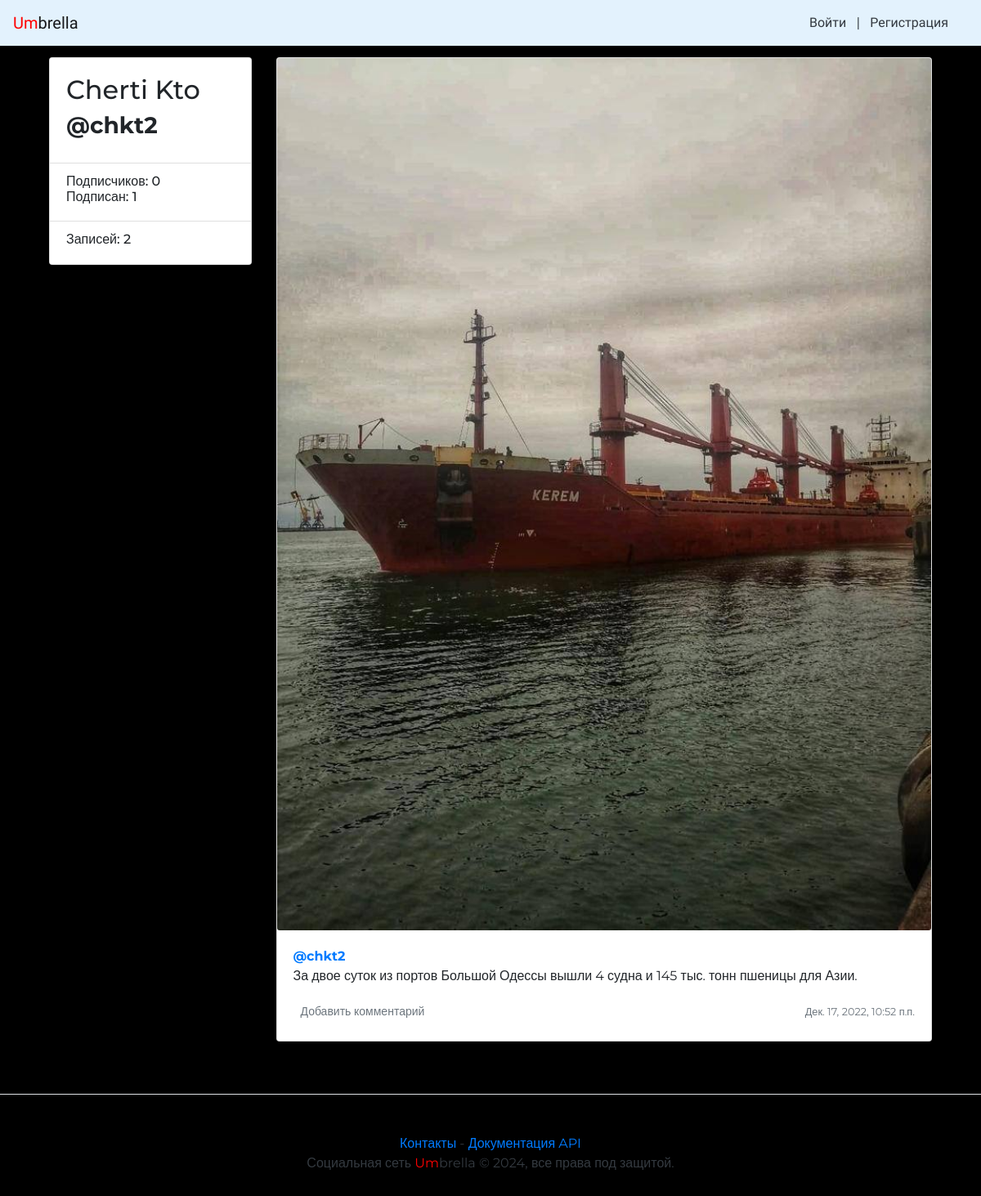
Page /chkt2/87/ on the earlier database version.
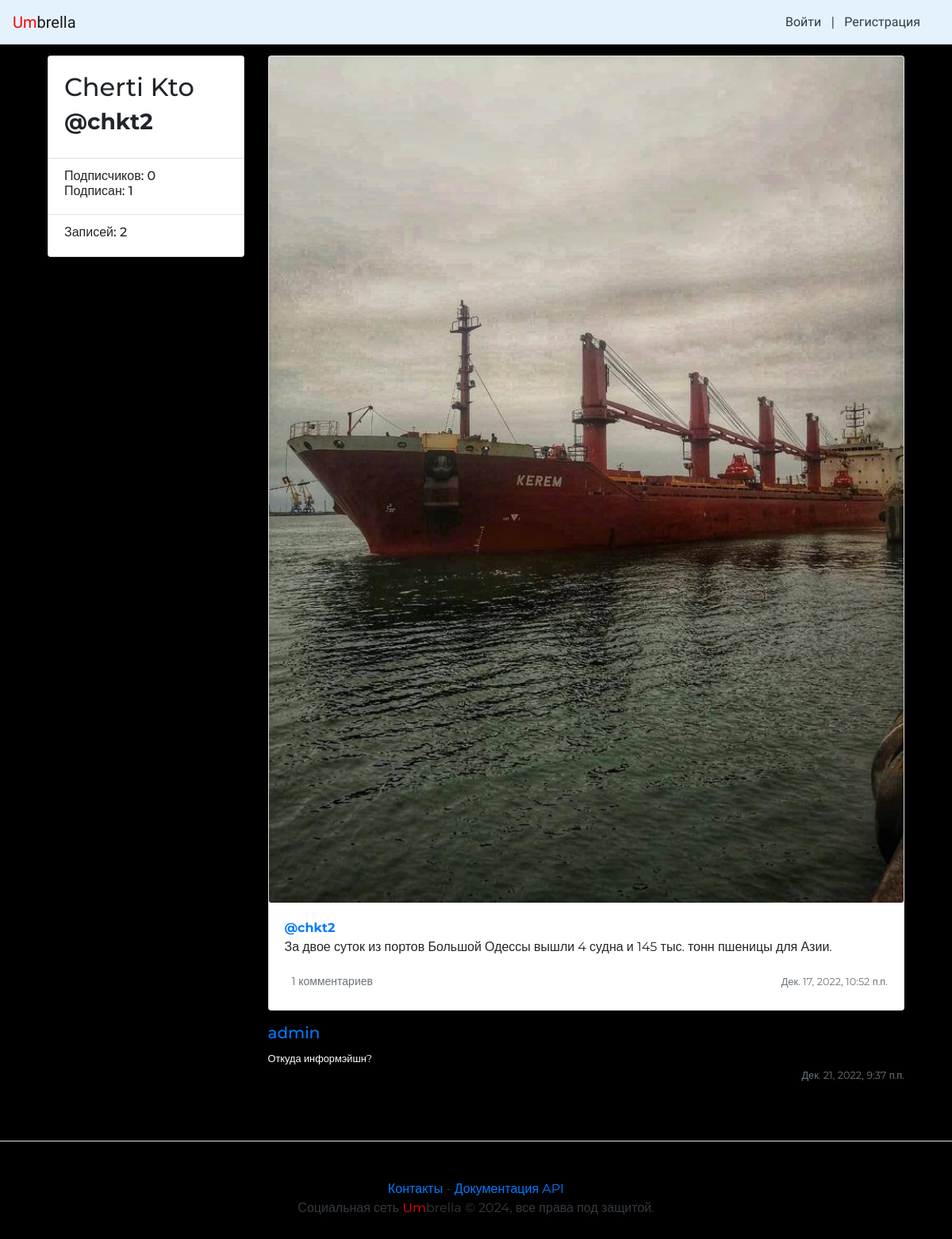
Same page on the later database version.
### posts/models.py (models this page shows, shortened)
class Post(models.Model):
    author = models.ForeignKey(to=User, on_delete=models.CASCADE, related_name='posts')
    group = models.ForeignKey(to=Group, on_delete=models.CASCADE, related_name='posts', blank=True, null=True,
                              verbose_name='Группа')
    text = models.TextField(help_text='Содержимое новой записи',
                            verbose_name='Текст')
    pub_date = models.DateTimeField('Publication date', auto_now_add=True)
    image = models.ImageField(upload_to='posts/', blank=True, null=True,
                              verbose_name='Изображение')

class Comment(models.Model):
    post = models.ForeignKey(Post, on_delete=models.CASCADE, related_name='comments')
    author = models.ForeignKey(User, on_delete=models.CASCADE, related_name='comments')
    text = models.TextField()
    created = models.DateTimeField('Publication date', auto_now_add=True)
    class Meta:
        ordering = ['-created']

### posts/views.py (the view)
# urls.py: path('<str:username>/<int:post_id>/', views.post_view, name='post'),
def post_view(request, username, post_id):
    profile_user = get_object_or_404(User, username=username)
    posts = Post.objects.filter(author=profile_user)
    posts_count = posts.count()
    post = Post.objects.get(id=post_id)
    comments = Comment.objects.filter(post=post)  # get a queryset of comments for a post
    form = CommentForm()
    followings_count = profile_user.follower.count()
    followers_count = profile_user.following.count()
    return render(request, 'post.html', {'profile_user': profile_user,
                                         'posts_count': posts_count,
                                         'post': post,
                                         'items': comments,
                                         'form': form,
                                         'followers': followers_count,
                                         'followings': followings_count})

### umbrella/context_processors/common.py (called while the page is built)
def year(request):
    now_year = dt.datetime.now().year
    return {
        'year': now_year
    }

### posts/templates/post.html (shortened to what this page needs)
{% extends "base.html" %}
{% block content %}
<main role="main" class="container">
    <div class="row">
        <div class="col-md-3 mb-3 mt-1">
            <div class="card">
                <div class="card-body">
                    <div class="h2">
                        {{ profile_user.first_name }} {{ profile_user.last_name }}
                    </div>
                    <div class="h3 text" style="font-weight: bold">
                        @{{ profile_user.username }}
                    </div>
                </div>
                <ul class="list-group list-group-flush">
                    <li class="list-group-item">
                        <div class="h6 text">
                            Подписчиков: {{ followers }} <br />
                            Подписан: {{ followings }}
                        </div>
                    </li>
                    <li class="list-group-item">
                        <div class="h6 text">
                            Записей: {{ posts_count }}
                        </div>
                    </li>
                </ul>
            </div>
        </div>
        <div class="col-md-9">
            {% include "post_item.html" with post=post %}
            {% include 'comments.html' %}
        </div>
    </div>
</main>
{% endblock %}

### posts/templates/post_item.html (shortened to what this page needs)
<div class="card mb-3 mt-1 shadow-sm">
    {% load thumbnail %}
    {% thumbnail post.image "960x339" crop="center" upscale=True as im %}
        <img class="card-img" src="{{ im.url }}" />
    {% endthumbnail %}
    <div class="card-body">
        <p class="card-text">
            <a name="post_{{ post.id }}" href="{% url 'profile' post.author.username %}">
                <strong class="d-block text-gray-dark">@{{ post.author }}</strong>
            </a>
            {{ post.text|linebreaksbr }}
        </p>
        <div class="d-flex justify-content-between align-items-center">
            <div class="btn-group ">
                <a class="btn btn-sm text-muted" href="{% url 'post' post.author.username post.id %}" role="button">
                    {% if post.comments.exists %}
                        {{ post.comments.count }} комментариев
                    {% else%}
                        Добавить комментарий
                    {% endif %}
                </a>
            </div>
            <small class="text-muted">{{ post.pub_date }}</small>
        </div>
    </div>
</div>

### posts/templates/comments.html (shortened to what this page needs)
{% load user_filters %}
{% for item in items %}
    <div class="media mb-4">
        <div class="media-body">
            <h5 class="mt-0">
            <a
                href="{% url 'profile' item.author.username %}"
                name="comment_{{ item.id }}"
                >{{ item.author.username }}</a>
            </h5>
            <small style="color: white">{{ item.text }}</small>
            <div class="d-flex justify-content-between align-items-center">
                <small class="text-muted">{{ item.created }}</small>
            </div>
        </div>
    </div>
{% endfor %}

Differences in the rows shown:
shown differently, row unchanged: Post "chkt2": comments.count (not shown) → "1"
added Comment: author.username "admin", text "Откуда информэйшн?", created "Дек. 21, 2022, 9:37 п.п."
Other differences:
text no longer shown: "Добавить комментарий"
text now shown: "комментариев"
